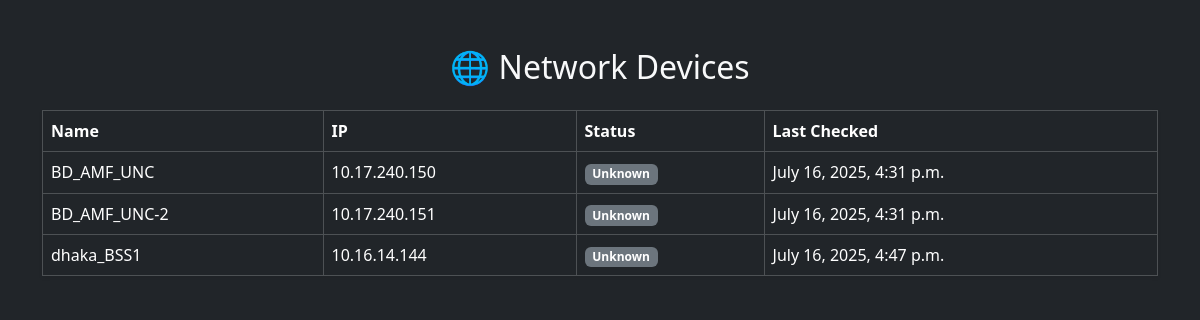
The page / on the database its author committed.
### devices/models.py (models this page shows, shortened)
class NetworkDevice(models.Model):
    name = models.CharField(max_length=100)
    ip_address = models.GenericIPAddressField()
    status = models.CharField(max_length=20, default="Unknown")
    last_checked = models.DateTimeField(auto_now=True)

### devices/views.py (the view)
# urls.py: path("", views.dashboard, name="dashboard"),
def dashboard(request):
    devices = NetworkDevice.objects.all()
    return render(request, "devices/dashboard.html", {"devices": devices})

### devices/templates/devices/dashboard.html (shortened to what this page needs)
{% load static %}
<!DOCTYPE html>
<html>
<head>
  <link rel="stylesheet" href="{% static 'bootstrap/css/bootstrap.min.css' %}">
</head>
<body class="bg-dark text-light">
  <div class="container mt-5">
    <h2 class="text-center mb-4">🌐 Network Devices</h2>
    <table class="table table-bordered table-hover table-dark shadow-sm">
      <thead>
        <tr>
          <th>Name</th>
          <th>IP</th>
          <th>Status</th>
          <th>Last Checked</th>
        </tr>
      </thead>
      <tbody>
        {% for device in devices %}
        <tr>
          <td>{{ device.name }}</td>
          <td>{{ device.ip_address }}</td>
          <td>
            {% if device.status == "Active" %}
              <span class="badge bg-success">Active</span>
            {% elif device.status == "Inactive" %}
              <span class="badge bg-danger">Inactive</span>
            {% else %}
              <span class="badge bg-secondary">Unknown</span>
            {% endif %}
          </td>
          <td>{{ device.last_checked }}</td>
        </tr>
        {% empty %}
        <tr><td colspan="4" class="text-center">No devices found</td></tr>
        {% endfor %}
      </tbody>
    </table>
  </div>
</body>
</html>

### rows shown on the page
NetworkDevice: name "BD_AMF_UNC", ip_address "10.17.240.150", status "Unknown", last_checked "July 16, 2025, 4:31 p.m."
NetworkDevice: name "BD_AMF_UNC-2", ip_address "10.17.240.151", status "Unknown", last_checked "July 16, 2025, 4:31 p.m."
NetworkDevice: name "dhaka_BSS1", ip_address "10.16.14.144", status "Unknown", last_checked "July 16, 2025, 4:47 p.m."
